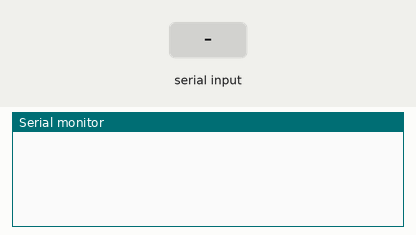
Bench run of a sketch on a simulated Arduino Uno, built with avr-gcc and run on an emulated ATmega328P. On the bench: the last lines printed to the serial monitor. The inputs (shaded band) are chosen by the test bench.

Above: at 1.2 s.
1.3 s: "u" received over Serial
At 1.9 s:
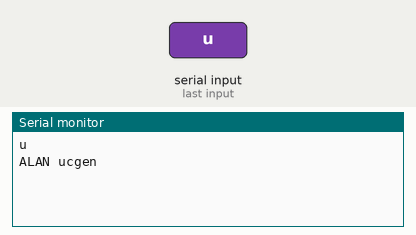
2.8 s: "d" received over Serial
At 4.0 s:
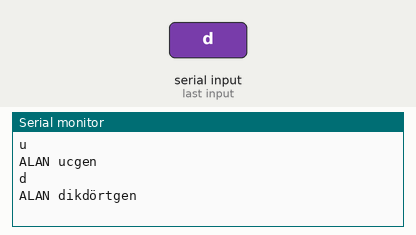
4.3 s: "k" received over Serial
At 5.3 s:
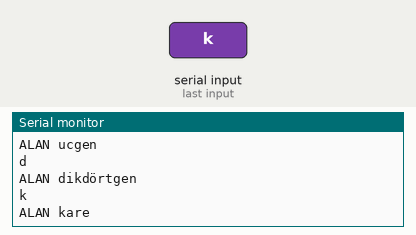
5.8 s: "1" received over Serial
At 7.0 s:
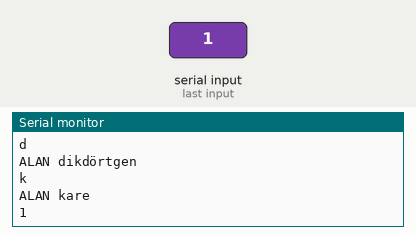

The sketch:

Geometri_alan.ino
```cpp
char okunan [5];
int i;

void setup() {
  Serial.begin(9600);

}

void loop() {
  while(Serial.available()==0){i=0;}
  delay(1);
  while(Serial.available())
  {
    if(i<5)
    {
      okunan[i]=Serial.read();
      Serial.print(okunan[i]);
      i++;
    }
    else{i=0;}
    }
    delay(50);
    Serial.println();
    switch(okunan[0])
    {
      case 'u':Serial.println("ALAN ucgen"); break;
      case 'd':Serial.println("ALAN dikdörtgen"); break;
      case 'k':Serial.println("ALAN kare"); break;
    }
}
```

Measured:
- after the input at 1.3 s, the serial monitor: prints a new line at once (image 1)
- after the input at 2.8 s, the serial monitor: prints a new line at once (image 2)
- after the input at 4.3 s, the serial monitor: prints a new line at once (image 3)
- after the input at 5.8 s, the serial monitor: prints a new line at once (image 4)
